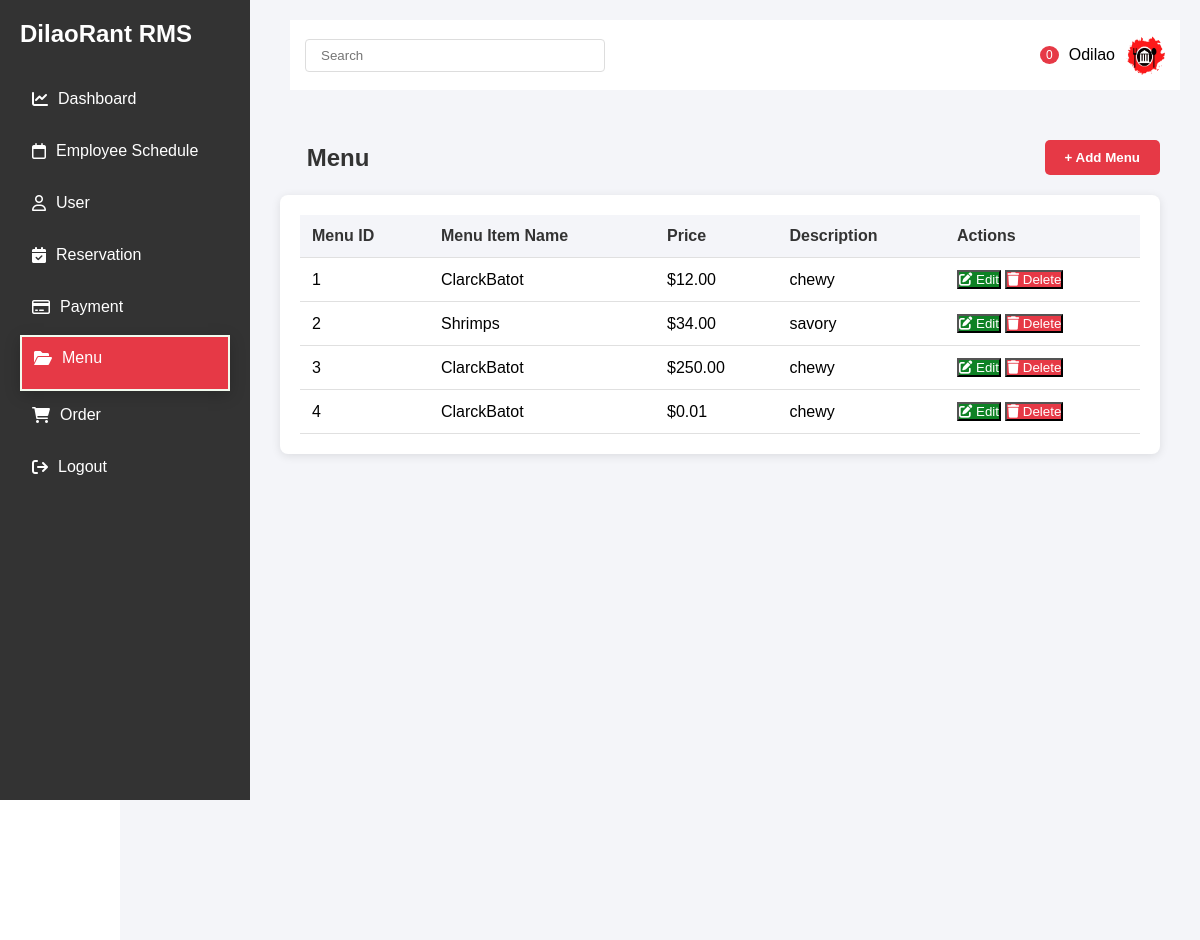
/dashboard/Menu/display-menu/ (signed in), run on an earlier commit of the app's database.
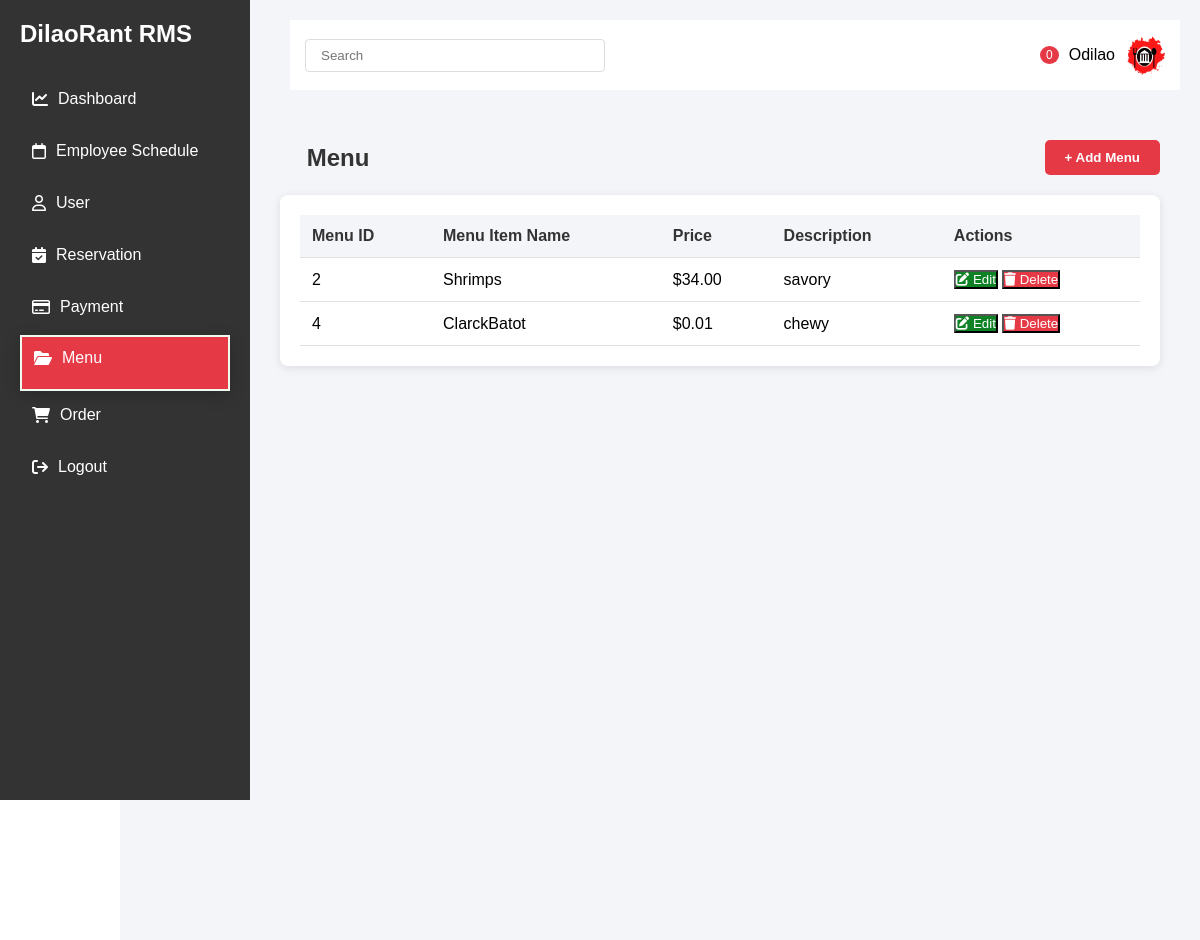
And on a later commit of the database.
### Menu/models.py (models this page shows, shortened)
class Menu(models.Model):
    name = models.CharField(max_length=100)
    price = models.DecimalField(max_digits=10, decimal_places=2)
    description = models.TextField(blank=True)

### Menu/views.py (the view)
# urls.py: path('display-menu/',views.display_Menu,name='displayMenu'),
@login_required(login_url='login')
def display_Menu(request):
    menus = Menu.objects.all()  # Fetch all menu items from the database
    return render(request, 'Menu/MenuDisplay.html', {'menus': menus})

### Menu/templates/Menu/MenuDisplay.html (shortened to what the changed rows need)
{% load static %}
<!DOCTYPE html>
<html lang="en">
<head>
    <link rel="stylesheet" href="https://cdnjs.cloudflare.com/ajax/libs/font-awesome/6.0.0/css/all.min.css">
</head>
<body>
    <div class="sidebar">
        <h2>DilaoRant RMS</h2>
    </div>
    <div class="main-content">
        <div class="main-content">
                <div class="schedule-header">
                    <h2 class="schedule-title">&nbsp;&nbsp;&nbsp;&nbsp;Menu</h2>
                </div>
                <div class="schedule-container">
                    <table class="schedule-table">
                        <thead>
                            <tr>
                                <th>Menu ID</th>
                                <th>Menu Item Name</th>
                                <th>Price</th>
                                <th>Description</th>
                                <th>Actions</th>
                            </tr>
                        </thead>
                        <tbody>
                            {% for menu in menus %}
                            <tr>
                                <td>{{menu.id}}</td>
                                <td>{{ menu.name }}</td>
                                <td>${{ menu.price }}</td>
                                <td>{{ menu.description }}</td>
                                <td>
                                    <div class="action-buttons">
                                        <button
    class="btn btn-edit btn-tooltip"
    onclick="openEditPopup('{{ menu.id }}', '{{ menu.name }}', '{{ menu.price }}', '{{ menu.description }}')"
    data-tooltip="Edit Menu Item">
    <i class="fas fa-edit"></i>
    Edit
</button>
                                        <button
                                            class="btn btn-delete btn-tooltip"
                                            onclick="delete_menu('{{ menu.id }}')"
                                            data-tooltip="Delete Schedule"
                                        >
                                            <i class="fas fa-trash"></i>
                                            Delete
                                        </button>
                                    </div>
                                </td>
                            </tr>
                            {% empty %}
                            <tr>
                                <td colspan="3" style="text-align: center;">No menu items found.</td>
                            </tr>
                            {% endfor %}
                        </tbody>
                    </table>
                </div>
        </div>
    </div>
</body>
</html>

What changed in the data, as far as the page shows it:
removed Menu: id "1", name "ClarckBatot", price "12.00", description "chewy"
removed Menu: id "3", name "ClarckBatot", price "250.00", description "chewy"
